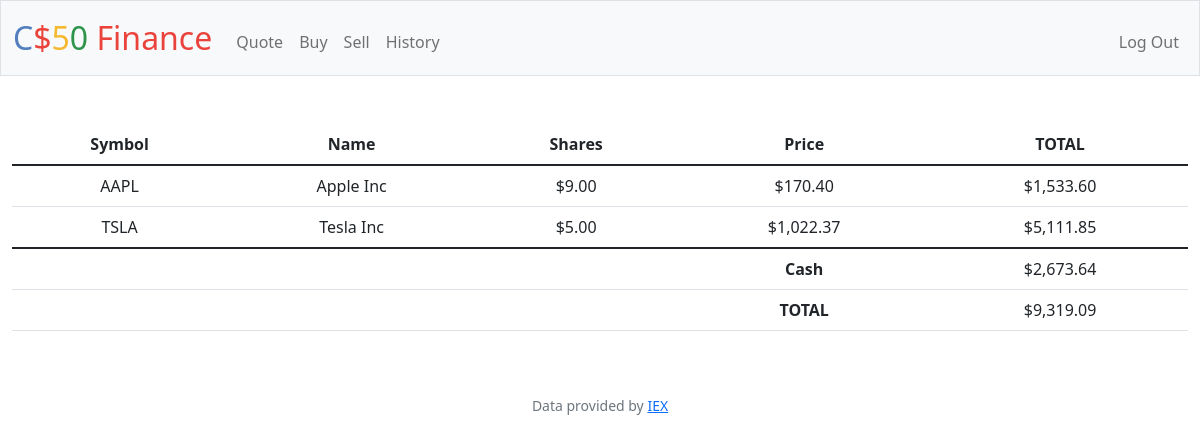
The page / (signed in) on the database its author committed.
### tables this page shows
CREATE TABLE transactions (
    id INTEGER PRIMARY KEY AUTOINCREMENT NOT NULL,
    user_id INTEGER NOT NULL,
    stock_name TEXT NOT NULL,
    shares INTEGER NOT NULL,
    price NUMERIC NOT NULL,
    bought_or_sold TEXT NOT NULL,
    symbol TEXT NOT NULL,
    time TIMESTAMP DEFAULT CURRENT_TIMESTAMP,
    FOREIGN KEY(user_id) REFERENCES users(id)
);

CREATE TABLE users (id INTEGER PRIMARY KEY AUTOINCREMENT NOT NULL, username TEXT NOT NULL, hash TEXT NOT NULL, cash NUMERIC NOT NULL DEFAULT 10000.00);

### app.py (the view)
@app.route("/")
@login_required
def index():
    user_id = session["user_id"]
    stocks = db.execute("SELECT symbol, price, stock_name, SUM(shares) as totalShares FROM transactions WHERE user_id = ? GROUP BY symbol", user_id)
    cash = db.execute("SELECT cash FROM users WHERE id = ?", user_id)[0]["cash"]
    grand_total = cash
    for stock in stocks:
        grand_total += (stock["price"] * stock["totalShares"])
    return render_template("index.html", stocks=stocks, cash=cash, grand_total=grand_total, usd=usd)

### app.py (called while the page is built)
@app.after_request
def after_request(response):
    response.headers["Cache-Control"] = "no-cache, no-store, must-revalidate"
    response.headers["Expires"] = 0
    response.headers["Pragma"] = "no-cache"
    return response

### helpers.py (called while the page is built)
def login_required(f):
    @wraps(f)
    def decorated_function(*args, **kwargs):
        if session.get("user_id") is None:
            return redirect("/login")
        return f(*args, **kwargs)
    return decorated_function

def usd(value):
    return f"${value:,.2f}"

### templates/index.html (shortened to what this page needs)
{% extends "layout.html" %}
{% block main %}
    <table class="table">
        <thead>
            <tr>
                <th>Symbol</th>
                <th>Name</th>
                <th>Shares</th>
                <th>Price</th>
                <th>TOTAL</th>
            </tr>
        </thead>
        <tbody>
            {% for stock in stocks %}
            <tr>
                <td>{{ stock["symbol"] }}</td>
                <td>{{ stock["stock_name"] }}</td>
                <td>{{ usd(stock["totalShares"]) }}</td>
                <td>{{ usd(stock["price"]) }}</td>
                <td>{{ usd(stock["totalShares"] * stock["price"]) }}</td>
            </tr>
            {% endfor %}
        </tbody>
        <tfoot>
            <tr>
                <td colspan="3"></td>
                <td><strong>Cash</strong></td>
                <td>{{ usd(cash)}}</td>
            </tr>
            <tr>
                <td colspan="3"></td>
                <td><strong>TOTAL</strong></td>
                <td>{{ usd(grand_total)}}</td>
            </tr>
        </tfoot>
    </table>
{% endblock %}

### templates/layout.html (shortened to what this page needs)
<!DOCTYPE html>
<html lang="en">
    <head>
        <link href="https://cdn.jsdelivr.net/npm/bootstrap@5.1.3/dist/css/bootstrap.min.css" rel="stylesheet">
        <link href="/static/styles.css" rel="stylesheet">
    </head>
    <body>
        <nav class="bg-light border navbar navbar-expand-md navbar-light">
            <div class="container-fluid">
                <a class="navbar-brand" href="/"><span class="blue">C</span><span class="red">$</span><span class="yellow">5</span><span class="green">0</span> <span class="red">Finance</span></a>
                <div class="collapse navbar-collapse" id="navbar">
                    {% if session["user_id"] %}
                        <ul class="navbar-nav me-auto mt-2">
                            <li class="nav-item"><a class="nav-link" href="/quote">Quote</a></li>
                            <li class="nav-item"><a class="nav-link" href="/buy">Buy</a></li>
                            <li class="nav-item"><a class="nav-link" href="/sell">Sell</a></li>
                            <li class="nav-item"><a class="nav-link" href="/history">History</a></li>
                        </ul>
                        <ul class="navbar-nav ms-auto mt-2">
                            <li class="nav-item"><a class="nav-link" href="/logout">Log Out</a></li>
                        </ul>
                    {% else %}
                        <ul class="navbar-nav ms-auto mt-2">
                            <li class="nav-item"><a class="nav-link" href="/register">Register</a></li>
                            <li class="nav-item"><a class="nav-link" href="/login">Log In</a></li>
                        </ul>
                    {% endif %}
                </div>
            </div>
        </nav>
        <main class="container-fluid py-5 text-center">
            {% block main %}{% endblock %}
        </main>
        <footer class="mb-5 small text-center text-muted">
            Data provided by <a href="https://iexcloud.io/">IEX</a>
        </footer>
    </body>
</html>

### static/styles.css (style rules this page uses)
nav .navbar-brand { font-size: xx-large; }
nav .navbar-brand .blue { color: #537fbe; }
nav .navbar-brand .red { color: #ea433b; }
nav .navbar-brand .yellow { color: #f5b82e; }
nav .navbar-brand .green { color: #2e944b; }

### rows shown on the page
transactions: symbol "TSLA", stock_name "Tesla Inc", shares "$5.00", price "$1,022.37", totalShares "$5,111.85"
users: cash "$2,673.64"

### other values the page prints
{{ stock["symbol"] }} "AAPL"
{{ stock["stock_name"] }} "Apple Inc"
{{ usd(stock["totalShares"]) }} "$9.00"
{{ usd(stock["price"]) }} "$170.40"
{{ usd(stock["totalShares"] * stock["price"]) }} "$1,533.60"
{{ usd(grand_total) }} "$9,319.09"
